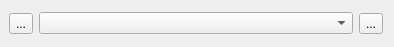
<?xml version="1.0" encoding="UTF-8"?>
<ui version="4.0">
 <class>Form</class>
 <widget class="QWidget" name="Form">
  <property name="geometry">
   <rect>
    <x>0</x>
    <y>0</y>
    <width>394</width>
    <height>47</height>
   </rect>
  </property>
  <property name="windowTitle">
   <string>Form</string>
  </property>
  <property name="locale">
   <locale language="English" country="UnitedStates"/>
  </property>
  <layout class="QHBoxLayout" name="horizontalLayout">
   <property name="leftMargin">
    <number>9</number>
   </property>
   <property name="topMargin">
    <number>0</number>
   </property>
   <property name="bottomMargin">
    <number>0</number>
   </property>
   <item>
    <widget class="QToolButton" name="removeButton">
     <property name="locale">
      <locale language="English" country="UnitedStates"/>
     </property>
     <property name="text">
      <string>...</string>
     </property>
     <property name="icon">
      <iconset>
       <normaloff>../icons/cross.svg</normaloff>../icons/cross.svg</iconset>
     </property>
    </widget>
   </item>
   <item>
    <widget class="QComboBox" name="comboBox">
     <property name="locale">
      <locale language="English" country="UnitedStates"/>
     </property>
    </widget>
   </item>
   <item>
    <widget class="QToolButton" name="propertiesButton">
     <property name="locale">
      <locale language="English" country="UnitedStates"/>
     </property>
     <property name="text">
      <string>...</string>
     </property>
     <property name="icon">
      <iconset>
       <normaloff>../icons/gear.svg</normaloff>../icons/gear.svg</iconset>
     </property>
    </widget>
   </item>
  </layout>
 </widget>
 <resources/>
 <connections/>
</ui>
